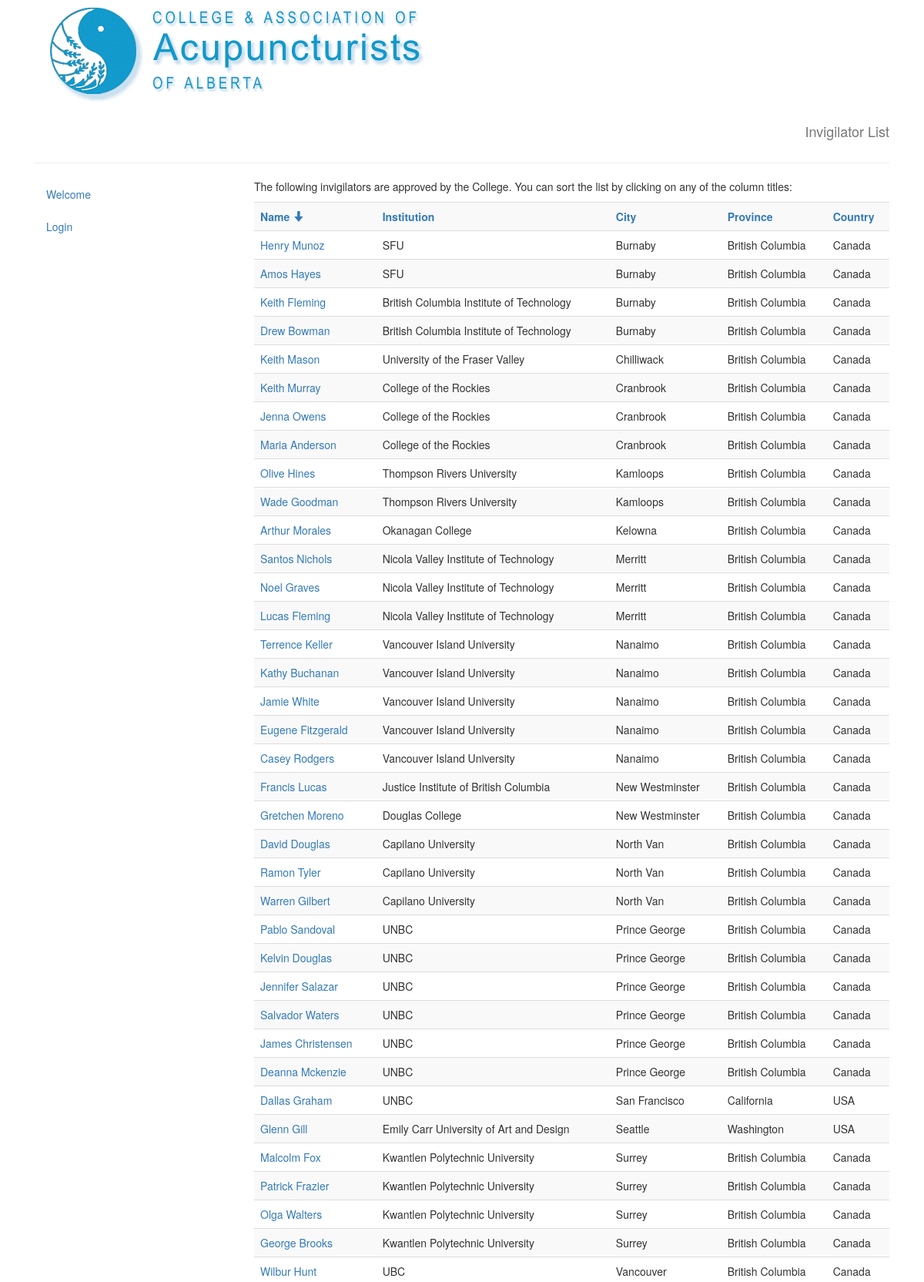
Screenshot of /invigilator/invigilator_list/city/ (upper part) with the database file from the repository.
### invigilator/models.py (models this page shows, shortened)
class Invigilator(models.Model):
    first_name = models.CharField(max_length=40)
    last_name = models.CharField(max_length =40)
    email = models.EmailField()
    institution = models.ForeignKey(Institution)
    city = models.CharField(max_length=40)
    province = models.CharField(max_length=40, blank=True)
    country = models.CharField(max_length=40)
    details = models.TextField(blank=True)
    create_date = models.DateTimeField(auto_now_add=True)

class Institution(models.Model):
    name = models.CharField(max_length=40)
    def __unicode__(self):              # __unicode__ on Python 2
        return self.name

### invigilator/views.py (the view)
# urls.py: url(r'^invigilator_list/(?P<so>.*)/$','invigilator.views.invigilator_list', name='invigilatorList'),
def invigilator_list(request, so):
    invig_list = Invigilator.objects.order_by(so)
    context = {'invigilatorList':invig_list,'title':'Invigilator List'}
    return render(request, 'invigilator/invigilatorList.html', context)

### invigilator/templates/invigilator/invigilatorList.html
{% extends "base_generic.html" %} {% block content %}
<p>The following invigilators are approved by the College. You can sort the list by clicking on any of the column titles:</p>
<table class='table table-striped'>
    <tr>
        <th><a href="{% url 'invigilator:invigilatorList' 'last_name' %}">Name</a>
        <a href="{% url 'invigilator:invigilatorList' '-last_name' %}"><span class="glyphicon glyphicon-arrow-down" aria-hidden="true"></span></a></th>
        <th><a href="{% url 'invigilator:invigilatorList' 'institution' %}">Institution</a></th>
        <th><a href="{% url 'invigilator:invigilatorList' 'city' %}">City</a></th>
        <th><a href="{% url 'invigilator:invigilatorList' 'province' %}">Province</a></th>
        <th><a href="{% url 'invigilator:invigilatorList' 'country' %}">Country</a></th>
    </tr>
    {% for invig in invigilatorList %}
    <tr>
        <td><a href="{% url 'invigilator:invigilatorDetail' invig.pk %}">{{invig.first_name}} {{invig.last_name}}</a>
        </td>
        <td>{{invig.institution}}</td>
        <td>{{invig.city}}</td>
        <td>{{invig.province}}</td>
        <td>{{invig.country}}</td>
    </tr>
    {% endfor %}
</table>
{% endblock content %}

### rows the page displays
Invigilator: first_name "Henry", last_name "Munoz", institution "SFU", city "Burnaby", province "British Columbia", country "Canada"
Invigilator: first_name "Amos", last_name "Hayes", institution "SFU", city "Burnaby", province "British Columbia", country "Canada"
Invigilator: first_name "Keith", last_name "Fleming", institution "British Columbia Institute of Technology", city "Burnaby", province "British Columbia", country "Canada"
Invigilator: first_name "Drew", last_name "Bowman", institution "British Columbia Institute of Technology", city "Burnaby", province "British Columbia", country "Canada"
Invigilator: first_name "Keith", last_name "Mason", institution "University of the Fraser Valley", city "Chilliwack", province "British Columbia", country "Canada"
Invigilator: first_name "Keith", last_name "Murray", institution "College of the Rockies", city "Cranbrook", province "British Columbia", country "Canada"
Invigilator: first_name "Jenna", last_name "Owens", institution "College of the Rockies", city "Cranbrook", province "British Columbia", country "Canada"
Invigilator: first_name "Maria", last_name "Anderson", institution "College of the Rockies", city "Cranbrook", province "British Columbia", country "Canada"
Invigilator: first_name "Olive", last_name "Hines", institution "Thompson Rivers University", city "Kamloops", province "British Columbia", country "Canada"
Invigilator: first_name "Wade", last_name "Goodman", institution "Thompson Rivers University", city "Kamloops", province "British Columbia", country "Canada"
Invigilator: first_name "Arthur", last_name "Morales", institution "Okanagan College", city "Kelowna", province "British Columbia", country "Canada"
Invigilator: first_name "Santos", last_name "Nichols", institution "Nicola Valley Institute of Technology", city "Merritt", province "British Columbia", country "Canada"
Invigilator: first_name "Noel", last_name "Graves", institution "Nicola Valley Institute of Technology", city "Merritt", province "British Columbia", country "Canada"
Invigilator: first_name "Lucas", last_name "Fleming", institution "Nicola Valley Institute of Technology", city "Merritt", province "British Columbia", country "Canada"
Invigilator: first_name "Terrence", last_name "Keller", institution "Vancouver Island University", city "Nanaimo", province "British Columbia", country "Canada"
Invigilator: first_name "Kathy", last_name "Buchanan", institution "Vancouver Island University", city "Nanaimo", province "British Columbia", country "Canada"
Invigilator: first_name "Jamie", last_name "White", institution "Vancouver Island University", city "Nanaimo", province "British Columbia", country "Canada"
Invigilator: first_name "Eugene", last_name "Fitzgerald", institution "Vancouver Island University", city "Nanaimo", province "British Columbia", country "Canada"
Invigilator: first_name "Casey", last_name "Rodgers", institution "Vancouver Island University", city "Nanaimo", province "British Columbia", country "Canada"
Invigilator: first_name "Francis", last_name "Lucas", institution "Justice Institute of British Columbia", city "New Westminster", province "British Columbia", country "Canada"
Invigilator: first_name "Gretchen", last_name "Moreno", institution "Douglas College", city "New Westminster", province "British Columbia", country "Canada"
Invigilator: first_name "David", last_name "Douglas", institution "Capilano University", city "North Van", province "British Columbia", country "Canada"
Invigilator: first_name "Ramon", last_name "Tyler", institution "Capilano University", city "North Van", province "British Columbia", country "Canada"
Invigilator: first_name "Warren", last_name "Gilbert", institution "Capilano University", city "North Van", province "British Columbia", country "Canada"
Invigilator: first_name "Pablo", last_name "Sandoval", institution "UNBC", city "Prince George", province "British Columbia", country "Canada"
Invigilator: first_name "Kelvin", last_name "Douglas", institution "UNBC", city "Prince George", province "British Columbia", country "Canada"
Invigilator: first_name "Jennifer", last_name "Salazar", institution "UNBC", city "Prince George", province "British Columbia", country "Canada"
Invigilator: first_name "Salvador", last_name "Waters", institution "UNBC", city "Prince George", province "British Columbia", country "Canada"
Invigilator: first_name "James", last_name "Christensen", institution "UNBC", city "Prince George", province "British Columbia", country "Canada"
Invigilator: first_name "Deanna", last_name "Mckenzie", institution "UNBC", city "Prince George", province "British Columbia", country "Canada"
Invigilator: first_name "Dallas", last_name "Graham", institution "UNBC", city "San Francisco", province "California", country "USA"
Invigilator: first_name "Glenn", last_name "Gill", institution "Emily Carr University of Art and Design", city "Seattle", province "Washington", country "USA"
Invigilator: first_name "Malcolm", last_name "Fox", institution "Kwantlen Polytechnic University", city "Surrey", province "British Columbia", country "Canada"
Invigilator: first_name "Patrick", last_name "Frazier", institution "Kwantlen Polytechnic University", city "Surrey", province "British Columbia", country "Canada"
Invigilator: first_name "Olga", last_name "Walters", institution "Kwantlen Polytechnic University", city "Surrey", province "British Columbia", country "Canada"
Invigilator: first_name "George", last_name "Brooks", institution "Kwantlen Polytechnic University", city "Surrey", province "British Columbia", country "Canada"
Invigilator: first_name "Wilbur", last_name "Hunt", institution "UBC", city "Vancouver", province "British Columbia", country "Canada"

### other values shown
{{ title }} "Invigilator List"
